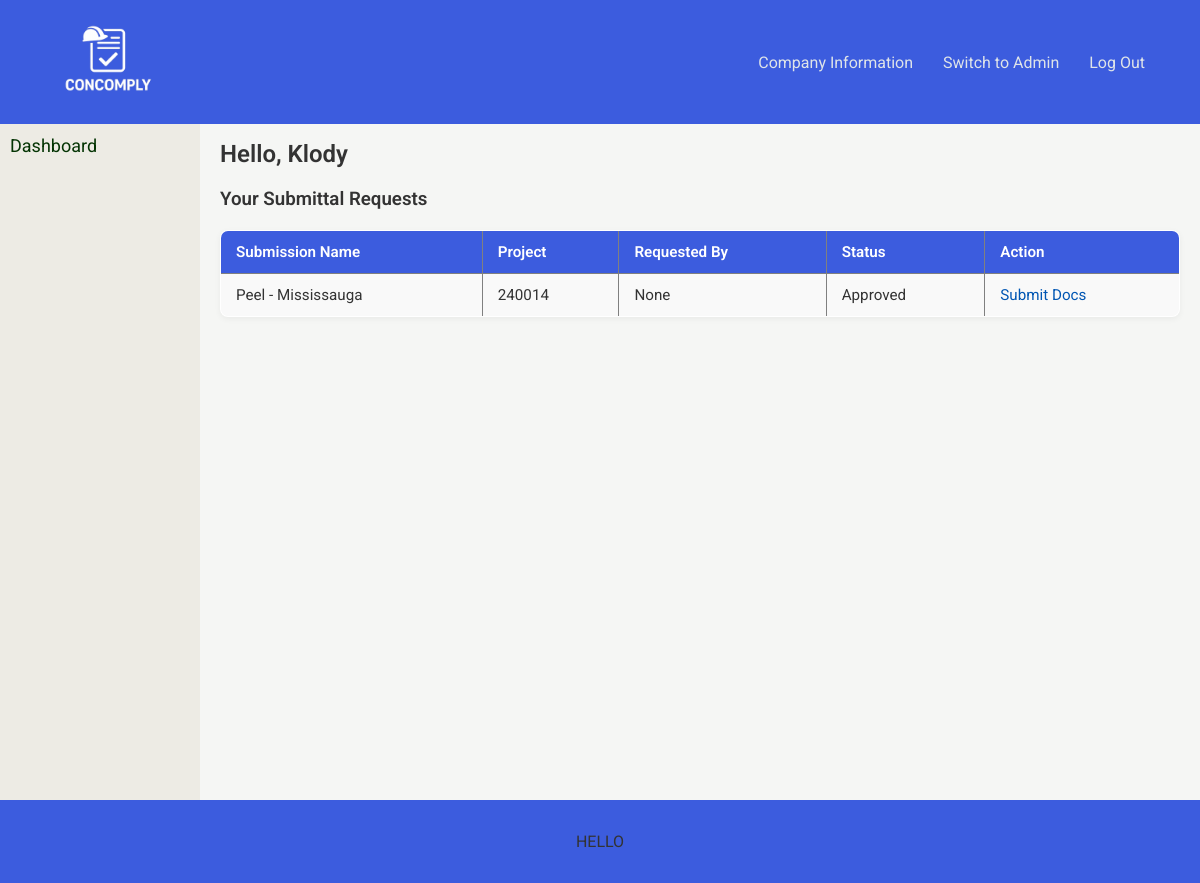
The page /submitter_dashboard (signed in) on the database as committed earlier.
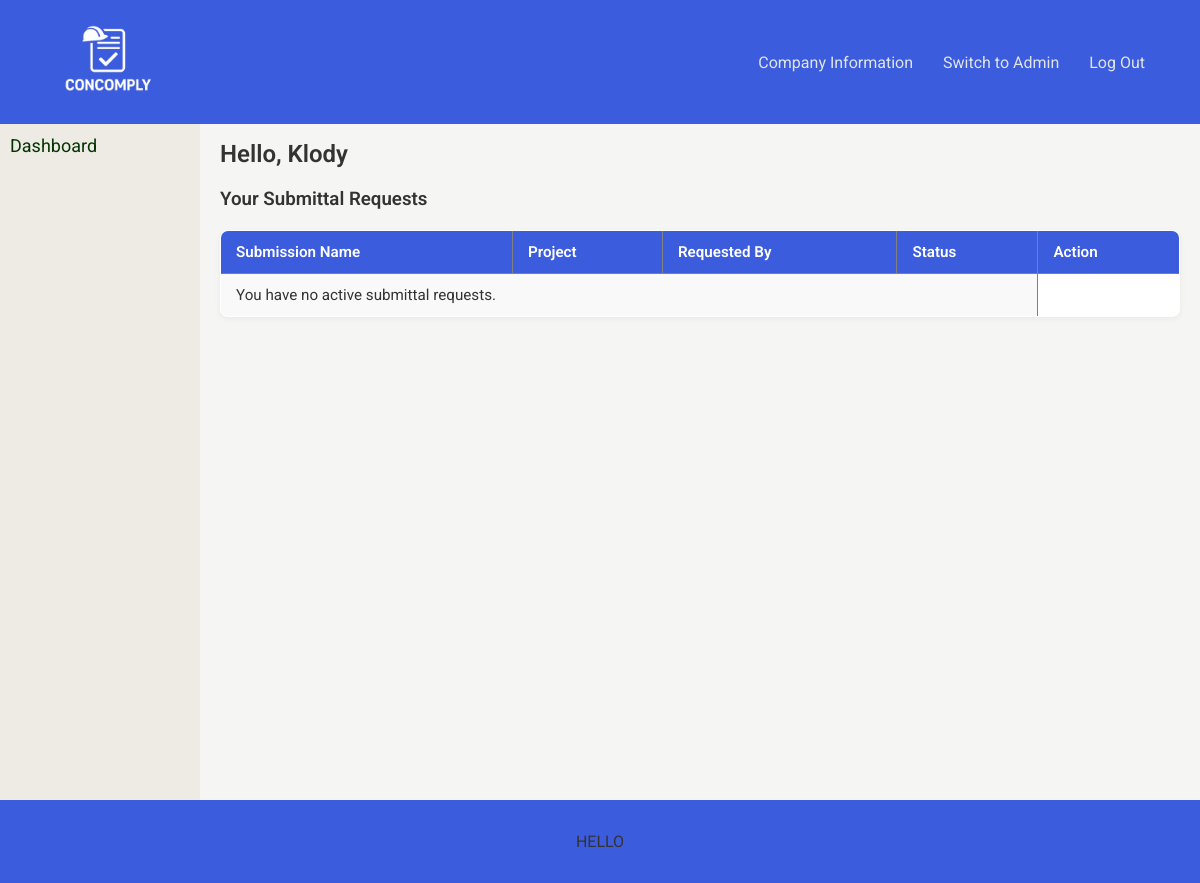
The same page on the database as committed later.
### tables this page shows
CREATE TABLE submitting_users (
    id INTEGER PRIMARY KEY AUTOINCREMENT,
    login TEXT UNIQUE NOT NULL,
    password TEXT NOT NULL,
    email TEXT NOT NULL,
    token TEXT UNIQUE NOT NULL, 
    name TEXT, description TEXT, 
    phone TEXT, 
    address TEXT
);

CREATE TABLE "requests" (
    id INTEGER PRIMARY KEY AUTOINCREMENT,
    project_id INTEGER NOT NULL,
    submitter_id INTEGER NOT NULL,
    requirement_set_id INTEGER NOT NULL,
    admin_id INTEGER NOT NULL,
    token TEXT UNIQUE,
    status TEXT DEFAULT 'pending review',
    date_requested TEXT DEFAULT CURRENT_TIMESTAMP
, name TEXT, description TEXT);

CREATE TABLE project (
    id INTEGER PRIMARY KEY AUTOINCREMENT,
    project_number INTEGER NOT NULL,
    project_name TEXT NOT NULL,
    project_admin_id INTEGER NOT NULL,
    FOREIGN KEY (project_admin_id) REFERENCES admin_users(id)
);

### app.py (the view)
@app.route("/submitter_dashboard", methods=['GET', 'POST'])
def submitter_dashboard():
    if not session.get("submitter"):
        return redirect("/login")
    db = get_db()
    submitter_id = session.get("id")
    sub_user = db.execute("SELECT * FROM submitting_users WHERE id = ?", (submitter_id,)).fetchone()
    if not submitter_id and not session.get("submitter"):
        return redirect("/submitter_login")
    submitter = db.execute("SELECT * FROM submitting_users WHERE id = ?", (submitter_id,)).fetchone()
    sub_requests = db.execute("""
    SELECT
        requests.project_id,
        requests.admin_id,
        requests.token,
        requests.status,
        requests.name as request_name,
        admin_users.name AS gc_name,
        project.project_name
    FROM requests
    JOIN admin_users ON requests.admin_id = admin_users.id
    JOIN project ON requests.project_id = project.id
    WHERE requests.submitter_id = ?
""", (submitter_id,)).fetchall()
    return render_template("submitter_dashboard.html", submitter=submitter, sub_requests=sub_requests, sub_user=sub_user)

### app.py (called while the page is built)
def get_db():
    conn = sqlite3.connect("database.db", timeout=10)
    conn.row_factory = sqlite3.Row
    return conn

### templates/submitter_dashboard.html (shortened to what this page needs)
{% extends "sub_layout.html" %}
{% block content %}
    <h2>Hello, {{ submitter['login'] }}</h2>
    <h3>Your Submittal Requests</h3>
    <table border="1" cellpadding="8" cellspacing="0">
        <tr>
            <th>Submission Name</th>
            <th>Project</th>
            <th>Requested By</th>
            <th>Status</th>
            <th>Action</th>
        </tr>
        {% for req in sub_requests|reverse %}
        <tr>
            <td>{{ req.request_name }}</td>
            <td>{{ req.project_name }}</td>
            <td>{{ req.gc_name }}</td>
            <td>{{ req.status.replace("_", " ").title() }}</td>
            <td><a href="/submission/{{ req.token }}">Submit Docs</a></td>
        </tr>
        {% else %}
        <tr>
            <td colspan="4">You have no active submittal requests.</td>
        </tr>
        {% endfor %}
    </table>
{% endblock %}

### templates/sub_layout.html (shortened to what this page needs)
<!DOCTYPE html>
<html lang="en">
<head>
    <link rel="stylesheet" href="{{ url_for('static', filename='style.css') }}">
</head>
<body>
    <div class="wrapper">
        <header>
            <a href="/admin" style="margin-left: 15px;">
                <img src="{{ url_for('static', filename='concomply-logo.png') }}" alt="ConComply Logo" class="logo">
            </a>
            <a href="/company_information" style="margin-right: 15px; margin-left: auto;">Company Information</a>
            <a href="/admin_sub" style="margin-left: 15px; margin-right: 15px;">Switch to Admin</a>
            <a href="/logout" style="margin-right: 35px; margin-left: 15px;">Log Out</a>
        </header>
        <div class="layout">
            <div class="sidebar">
                <div class="sidebar-items">
                    <a href="/submitter_dashboard" style="margin-right: 15px; margin-top: 25px;">Dashboard</a>
                </div>
            </div>
            <div class="main-content">
                {% block content %}{% endblock %}
            </div>
        </div>
    </div>
    <footer>
        <p>HELLO</p>
    </footer>
</body>
</html>

### static/style.css (style rules this page uses)
* { box-sizing: border-box; }
html, body { margin: 0; padding: 0; min-height: 100vh; height: 100%; font-family: 'Roboto', sans-serif; background-color: #e6eef3; color: #333; }
.wrapper { display: flex; flex-direction: column; min-height: 100vh; }
header { position: fixed; top: 0; width: 100%; display: flex; align-items: center; background-color: #3c5cde; padding: 10px 20px; z-index: 1000; }
header .logo { height: 100px; }
header a, header p { text-decoration: none; color: #dfe4e8; margin-right: 15px; }
footer { text-align: center; padding: 1rem; background-color: #3c5cde; color: #333; margin-top: auto; }
.layout { display: flex; flex-direction: row; flex: 1; padding-top: 100px; }
.sidebar { width: 200px; padding: 10px; background-color: #edebe4; display: flex; flex-direction: column; }
.sidebar a { display: block; color: #043403; font-size: large; text-decoration: none; margin-bottom: 10px; }
.sidebar-items { position: fixed; }
.main-content { flex: 1; padding: 20px; background-color: #f5f6f4; box-sizing: border-box; }
h1, h2, h3 { color: #333; font-weight: 600; margin-top: 10; margin-bottom: 20px; }
table { width: 100%; border-collapse: collapse; margin-top: 1rem; background-color: white; border-radius: 8px; font-size: 0.95rem; overflow: hidden; box-shadow: 0 2px 6px rgba(0, 0, 0, 0.05); }
th { background-color: #3c5cde; color: white; padding: 12px 15px; text-align: left; font-weight: 600; }
td { padding: 12px 15px; border-bottom: 1px solid #ddd; }
tr:nth-child(even) { background-color: #f9f9f9; }

Rows that differ between the two databases and show on the page:
removed requests: request_name "Peel - Mississauga", project_name "240014", gc_name "None", status.replace "Approved"
Other text that changed with them:
text now shown: "You have no active submittal requests."
